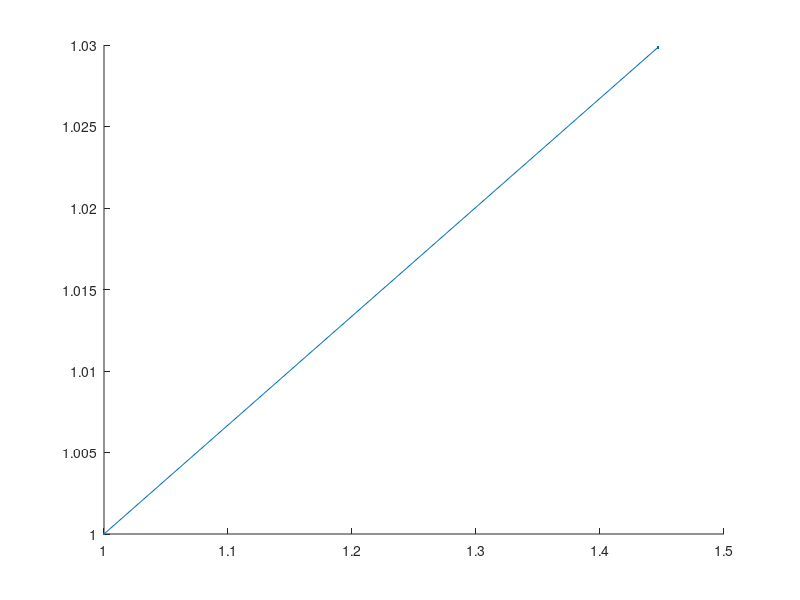

This figure's MATLAB source: (Note: this script raises an error after producing the figure.)
clear
%cMycDiv = [0.0768,0.0941,0.0683];
cMycDiv = [0.0651,0.0565,0.0689];
CIcMycDiv = [0.0014,7.0464e-04,0.0011];
%cMycSwitch = [0.069,0.066,0.083];
cMycSwitch = [0.0069,0.0066,0.0083];
CIcMycSwitch = [6.7873e-04,0.0019,4.7845e-04];
%EVDiv = [0.0448,0.0567,0.0302];
EVDiv = [0.045,0.0207,0.0427];
CIEVDiv = [0.0011,0.0012,8.8424e-04];
%EVSwitch = [0.067,0.054,0.095];
EVSwitch = [0.0067,0.0054,0.0095];
CIEVSwitch = [8.4333e-04,0.0015,0.0011];

FoldDiv = cMycDiv./EVDiv;
FoldCIDiv = abs(FoldDiv).*sqrt((CIcMycDiv./cMycDiv).^2 + (CIEVDiv./EVDiv).^2);

FoldSwitch = cMycSwitch./EVSwitch;
FoldCISwitch = abs(FoldSwitch).*sqrt((CIcMycSwitch./cMycSwitch).^2 + (CIEVSwitch./EVSwitch).^2);

figure(1)
hold on
plot([1,FoldDiv(1)],[1,FoldSwitch(1)],'.-')
errorbar(FoldDiv(1),FoldSwitch(1),FoldCISwitch(1),FoldCISwitch(1),FoldCIDiv(1),FoldCIDiv(1))
plot([1,FoldDiv(2)],[1,FoldSwitch(2)],'.-')
errorbar(FoldDiv(2),FoldSwitch(2),FoldCISwitch(2),FoldCISwitch(2),FoldCIDiv(2),FoldCIDiv(2))
plot([1,FoldDiv(3)],[1,FoldSwitch(3)],'.-')
errorbar(FoldDiv(3),FoldSwitch(3),FoldCISwitch(3),FoldCISwitch(3),FoldCIDiv(3),FoldCIDiv(3))
plot(0:0.1:3,0:0.1:3)
plot(0:0.1:3,ones(1,numel(0:0.1:3)))
xlim([1,3])
%ylim([1,2])
hold off

figure(2)
hold on
c = categorical({'EV','cMyc'});
bar(c,[mean(EVDiv),mean(cMycDiv)]);
errorbar(c,[mean(EVDiv),mean(cMycDiv)],[std(EVDiv),std(cMycDiv)],'.')
hold off

figure(3)
hold on
bar(c,[mean(EVSwitch),mean(cMycSwitch)]);
errorbar(c,[mean(EVSwitch),mean(cMycSwitch)],[std(EVSwitch),std(cMycSwitch)],'.')
hold off

figure(4)
hold on
plot([1,FoldDiv(1)],[1,FoldSwitch(1)],'.-')
errorbar(FoldDiv(1),FoldSwitch(1),FoldCISwitch(1),FoldCISwitch(1),FoldCIDiv(1),FoldCIDiv(1))
plot([1,FoldDiv(2)],[1,FoldSwitch(2)],'.-')
errorbar(FoldDiv(2),FoldSwitch(2),FoldCISwitch(2),FoldCISwitch(2),FoldCIDiv(2),FoldCIDiv(2))
plot([1,FoldDiv(3)],[1,FoldSwitch(3)],'.-')
errorbar(FoldDiv(3),FoldSwitch(3),FoldCISwitch(3),FoldCISwitch(3),FoldCIDiv(3),FoldCIDiv(3))
%Simulation data
FoldChangeDivRate = [0.0333 0.0417 0.0500 0.0714]./0.0333;
FoldChangeSwitchCycle = [0.0041 0.0052 0.0062 0.0088]./0.0041;
FoldChangeSwitchEnzyme = [0.0114 0.0121 0.0121 0.0135]./0.0114;
[L1 gof] = fitLinear(FoldChangeDivRate',FoldChangeSwitchCycle');
[L2 gof] = fitLinear(FoldChangeDivRate',FoldChangeSwitchEnzyme');
plot(1:0.1:3,L1(1:0.1:3))
plot(1:0.1:3,L2(1:0.1:3))
xlim([1,3])
%ylim([1,2])
hold off
